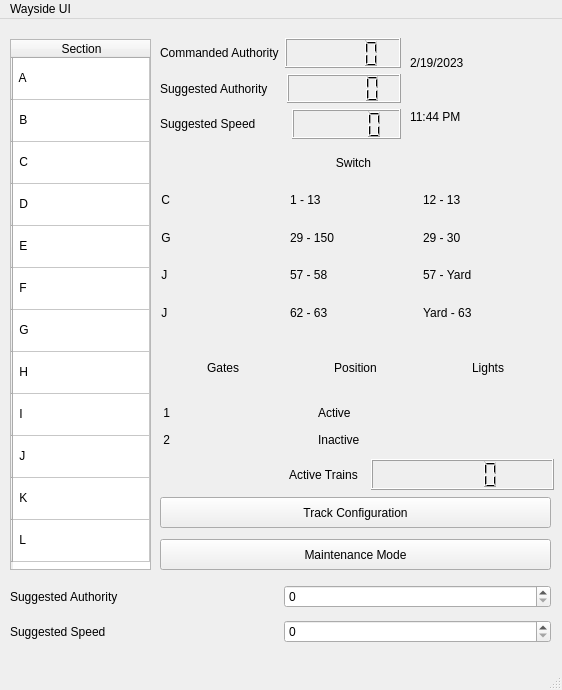
<?xml version="1.0" encoding="UTF-8"?>
<ui version="4.0">
 <class>MainWindow</class>
 <widget class="QMainWindow" name="MainWindow">
  <property name="geometry">
   <rect>
    <x>0</x>
    <y>0</y>
    <width>562</width>
    <height>690</height>
   </rect>
  </property>
  <property name="windowTitle">
   <string>MainWindow</string>
  </property>
  <widget class="QWidget" name="centralwidget">
   <widget class="QPushButton" name="maintenancemode">
    <property name="geometry">
     <rect>
      <x>160</x>
      <y>520</y>
      <width>391</width>
      <height>31</height>
     </rect>
    </property>
    <property name="text">
     <string>Maintenance Mode</string>
    </property>
   </widget>
   <widget class="QPushButton" name="trackconfiguration">
    <property name="geometry">
     <rect>
      <x>160</x>
      <y>478</y>
      <width>391</width>
      <height>31</height>
     </rect>
    </property>
    <property name="text">
     <string>Track Configuration</string>
    </property>
   </widget>
   <widget class="QTableWidget" name="tableWidget">
    <property name="geometry">
     <rect>
      <x>10</x>
      <y>20</y>
      <width>141</width>
      <height>531</height>
     </rect>
    </property>
    <property name="lineWidth">
     <number>1</number>
    </property>
    <property name="sizeAdjustPolicy">
     <enum>QAbstractScrollArea::AdjustToContents</enum>
    </property>
    <attribute name="horizontalHeaderDefaultSectionSize">
     <number>137</number>
    </attribute>
    <attribute name="verticalHeaderDefaultSectionSize">
     <number>42</number>
    </attribute>
    <row>
     <property name="text">
      <string/>
     </property>
    </row>
    <row>
     <property name="text">
      <string/>
     </property>
    </row>
    <row>
     <property name="text">
      <string/>
     </property>
    </row>
    <row>
     <property name="text">
      <string/>
     </property>
    </row>
    <row>
     <property name="text">
      <string/>
     </property>
    </row>
    <row>
     <property name="text">
      <string/>
     </property>
    </row>
    <row>
     <property name="text">
      <string/>
     </property>
    </row>
    <row>
     <property name="text">
      <string/>
     </property>
    </row>
    <row>
     <property name="text">
      <string/>
     </property>
    </row>
    <row>
     <property name="text">
      <string/>
     </property>
    </row>
    <row>
     <property name="text">
      <string/>
     </property>
    </row>
    <row>
     <property name="text">
      <string/>
     </property>
    </row>
    <column>
     <property name="text">
      <string>Section</string>
     </property>
    </column>
    <item row="0" column="0">
     <property name="text">
      <string> A</string>
     </property>
    </item>
    <item row="1" column="0">
     <property name="text">
      <string> B</string>
     </property>
    </item>
    <item row="2" column="0">
     <property name="text">
      <string> C</string>
     </property>
    </item>
    <item row="3" column="0">
     <property name="text">
      <string> D</string>
     </property>
    </item>
    <item row="4" column="0">
     <property name="text">
      <string> E</string>
     </property>
    </item>
    <item row="5" column="0">
     <property name="text">
      <string> F</string>
     </property>
    </item>
    <item row="6" column="0">
     <property name="text">
      <string> G</string>
     </property>
    </item>
    <item row="7" column="0">
     <property name="text">
      <string> H</string>
     </property>
    </item>
    <item row="8" column="0">
     <property name="text">
      <string> I</string>
     </property>
    </item>
    <item row="9" column="0">
     <property name="text">
      <string> J</string>
     </property>
    </item>
    <item row="10" column="0">
     <property name="text">
      <string> K</string>
     </property>
    </item>
    <item row="11" column="0">
     <property name="text">
      <string> L</string>
     </property>
    </item>
   </widget>
   <widget class="QLabel" name="label_14">
    <property name="geometry">
     <rect>
      <x>100</x>
      <y>90</y>
      <width>31</width>
      <height>31</height>
     </rect>
    </property>
    <property name="text">
     <string/>
    </property>
    <property name="pixmap">
     <pixmap>tracks.png</pixmap>
    </property>
    <property name="scaledContents">
     <bool>true</bool>
    </property>
   </widget>
   <widget class="QLabel" name="label_16">
    <property name="geometry">
     <rect>
      <x>100</x>
      <y>510</y>
      <width>31</width>
      <height>31</height>
     </rect>
    </property>
    <property name="text">
     <string/>
    </property>
    <property name="pixmap">
     <pixmap>tracks.png</pixmap>
    </property>
    <property name="scaledContents">
     <bool>true</bool>
    </property>
   </widget>
   <widget class="QLabel" name="label_18">
    <property name="geometry">
     <rect>
      <x>100</x>
      <y>430</y>
      <width>31</width>
      <height>31</height>
     </rect>
    </property>
    <property name="text">
     <string/>
    </property>
    <property name="pixmap">
     <pixmap>tracks.png</pixmap>
    </property>
    <property name="scaledContents">
     <bool>true</bool>
    </property>
   </widget>
   <widget class="QLabel" name="label_19">
    <property name="geometry">
     <rect>
      <x>100</x>
      <y>350</y>
      <width>31</width>
      <height>31</height>
     </rect>
    </property>
    <property name="text">
     <string/>
    </property>
    <property name="pixmap">
     <pixmap>tracks.png</pixmap>
    </property>
    <property name="scaledContents">
     <bool>true</bool>
    </property>
   </widget>
   <widget class="QLabel" name="label_20">
    <property name="geometry">
     <rect>
      <x>100</x>
      <y>300</y>
      <width>31</width>
      <height>31</height>
     </rect>
    </property>
    <property name="text">
     <string/>
    </property>
    <property name="pixmap">
     <pixmap>tracks.png</pixmap>
    </property>
    <property name="scaledContents">
     <bool>true</bool>
    </property>
   </widget>
   <widget class="QLabel" name="label_21">
    <property name="geometry">
     <rect>
      <x>100</x>
      <y>260</y>
      <width>31</width>
      <height>31</height>
     </rect>
    </property>
    <property name="text">
     <string/>
    </property>
    <property name="pixmap">
     <pixmap>tracks.png</pixmap>
    </property>
    <property name="scaledContents">
     <bool>true</bool>
    </property>
   </widget>
   <widget class="QLabel" name="label_22">
    <property name="geometry">
     <rect>
      <x>100</x>
      <y>220</y>
      <width>31</width>
      <height>31</height>
     </rect>
    </property>
    <property name="text">
     <string/>
    </property>
    <property name="pixmap">
     <pixmap>tracks.png</pixmap>
    </property>
    <property name="scaledContents">
     <bool>true</bool>
    </property>
   </widget>
   <widget class="QLabel" name="label_23">
    <property name="geometry">
     <rect>
      <x>100</x>
      <y>180</y>
      <width>31</width>
      <height>31</height>
     </rect>
    </property>
    <property name="text">
     <string/>
    </property>
    <property name="pixmap">
     <pixmap>tracks.png</pixmap>
    </property>
    <property name="scaledContents">
     <bool>true</bool>
    </property>
   </widget>
   <widget class="QLabel" name="label_24">
    <property name="geometry">
     <rect>
      <x>100</x>
      <y>130</y>
      <width>31</width>
      <height>31</height>
     </rect>
    </property>
    <property name="text">
     <string/>
    </property>
    <property name="pixmap">
     <pixmap>redtrain.png</pixmap>
    </property>
    <property name="scaledContents">
     <bool>true</bool>
    </property>
   </widget>
   <widget class="QLabel" name="label_25">
    <property name="geometry">
     <rect>
      <x>100</x>
      <y>50</y>
      <width>31</width>
      <height>31</height>
     </rect>
    </property>
    <property name="text">
     <string/>
    </property>
    <property name="pixmap">
     <pixmap>tracks.png</pixmap>
    </property>
    <property name="scaledContents">
     <bool>true</bool>
    </property>
   </widget>
   <widget class="QWidget" name="verticalLayoutWidget">
    <property name="geometry">
     <rect>
      <x>10</x>
      <y>560</y>
      <width>541</width>
      <height>71</height>
     </rect>
    </property>
    <layout class="QVBoxLayout" name="verticalLayout_2">
     <item>
      <layout class="QHBoxLayout" name="horizontalLayout_2">
       <item>
        <widget class="QLabel" name="label_27">
         <property name="text">
          <string>Suggested Authority</string>
         </property>
        </widget>
       </item>
       <item>
        <widget class="QSpinBox" name="sauthorityinput">
         <property name="maximum">
          <number>999</number>
         </property>
        </widget>
       </item>
      </layout>
     </item>
     <item>
      <layout class="QHBoxLayout" name="horizontalLayout_3">
       <item>
        <widget class="QLabel" name="label_26">
         <property name="text">
          <string>Suggested Speed</string>
         </property>
        </widget>
       </item>
       <item>
        <widget class="QSpinBox" name="sspeedinput">
         <property name="maximum">
          <number>999</number>
         </property>
        </widget>
       </item>
      </layout>
     </item>
    </layout>
   </widget>
   <widget class="QWidget" name="verticalLayoutWidget_2">
    <property name="geometry">
     <rect>
      <x>160</x>
      <y>19</y>
      <width>241</width>
      <height>101</height>
     </rect>
    </property>
    <layout class="QVBoxLayout" name="verticalLayout_3">
     <item>
      <layout class="QHBoxLayout" name="horizontalLayout_9">
       <item>
        <widget class="QLabel" name="cauthlabel">
         <property name="text">
          <string>Commanded Authority</string>
         </property>
        </widget>
       </item>
       <item>
        <widget class="QLCDNumber" name="cauthoritydisp"/>
       </item>
      </layout>
     </item>
     <item>
      <layout class="QHBoxLayout" name="horizontalLayout_8">
       <item>
        <widget class="QLabel" name="sauthlabel">
         <property name="text">
          <string>Suggested Authority    </string>
         </property>
        </widget>
       </item>
       <item>
        <widget class="QLCDNumber" name="sauthoritydisp"/>
       </item>
      </layout>
     </item>
     <item>
      <layout class="QHBoxLayout" name="horizontalLayout_4">
       <item>
        <widget class="QLabel" name="sspeedlabel">
         <property name="text">
          <string>Suggested Speed         </string>
         </property>
        </widget>
       </item>
       <item>
        <widget class="QLCDNumber" name="sspeeddisp"/>
       </item>
      </layout>
     </item>
    </layout>
   </widget>
   <widget class="QWidget" name="verticalLayoutWidget_3">
    <property name="geometry">
     <rect>
      <x>160</x>
      <y>440</y>
      <width>394</width>
      <height>31</height>
     </rect>
    </property>
    <layout class="QVBoxLayout" name="verticalLayout_4">
     <item>
      <layout class="QHBoxLayout" name="horizontalLayout_7">
       <item>
        <widget class="QLabel" name="activetrainlabel">
         <property name="text">
          <string>                                       Active Trains  </string>
         </property>
        </widget>
       </item>
       <item>
        <widget class="QLCDNumber" name="activetrains"/>
       </item>
      </layout>
     </item>
    </layout>
   </widget>
   <widget class="QWidget" name="verticalLayoutWidget_4">
    <property name="geometry">
     <rect>
      <x>410</x>
      <y>20</y>
      <width>141</width>
      <height>101</height>
     </rect>
    </property>
    <layout class="QVBoxLayout" name="verticalLayout_5">
     <item>
      <widget class="QLabel" name="date">
       <property name="styleSheet">
        <string notr="true">font: 700 16pt &quot;Segoe UI&quot;;
color: rgb(0, 0, 0);</string>
       </property>
       <property name="text">
        <string>2/19/2023 </string>
       </property>
      </widget>
     </item>
     <item>
      <widget class="QLabel" name="time">
       <property name="styleSheet">
        <string notr="true">font: 700 16pt &quot;Segoe UI&quot;;
color: rgb(0, 0, 0);</string>
       </property>
       <property name="text">
        <string>11:44 PM</string>
       </property>
      </widget>
     </item>
    </layout>
   </widget>
   <widget class="QLabel" name="label_37">
    <property name="geometry">
     <rect>
      <x>100</x>
      <y>470</y>
      <width>31</width>
      <height>31</height>
     </rect>
    </property>
    <property name="text">
     <string/>
    </property>
    <property name="pixmap">
     <pixmap>redtrain.png</pixmap>
    </property>
    <property name="scaledContents">
     <bool>true</bool>
    </property>
   </widget>
   <widget class="QLabel" name="label_38">
    <property name="geometry">
     <rect>
      <x>100</x>
      <y>390</y>
      <width>31</width>
      <height>31</height>
     </rect>
    </property>
    <property name="text">
     <string/>
    </property>
    <property name="pixmap">
     <pixmap>tracks.png</pixmap>
    </property>
    <property name="scaledContents">
     <bool>true</bool>
    </property>
   </widget>
   <widget class="QWidget" name="verticalLayoutWidget_5">
    <property name="geometry">
     <rect>
      <x>158</x>
      <y>128</y>
      <width>391</width>
      <height>181</height>
     </rect>
    </property>
    <layout class="QVBoxLayout" name="verticalLayout_6">
     <item>
      <widget class="QLabel" name="label_17">
       <property name="text">
        <string>Switch</string>
       </property>
       <property name="alignment">
        <set>Qt::AlignCenter</set>
       </property>
      </widget>
     </item>
     <item>
      <layout class="QHBoxLayout" name="horizontalLayout_10">
       <item>
        <widget class="QLabel" name="label_2">
         <property name="text">
          <string> C</string>
         </property>
        </widget>
       </item>
       <item>
        <widget class="QLabel" name="label_6">
         <property name="frameShadow">
          <enum>QFrame::Plain</enum>
         </property>
         <property name="text">
          <string>1 - 13</string>
         </property>
        </widget>
       </item>
       <item>
        <widget class="QLabel" name="label_5">
         <property name="styleSheet">
          <string notr="true">color: rgb(0, 0, 0);</string>
         </property>
         <property name="frameShadow">
          <enum>QFrame::Plain</enum>
         </property>
         <property name="text">
          <string>12 - 13</string>
         </property>
         <property name="textFormat">
          <enum>Qt::AutoText</enum>
         </property>
        </widget>
       </item>
      </layout>
     </item>
     <item>
      <layout class="QHBoxLayout" name="horizontalLayout_11">
       <item>
        <widget class="QLabel" name="label_4">
         <property name="text">
          <string> G</string>
         </property>
        </widget>
       </item>
       <item>
        <widget class="QLabel" name="label_8">
         <property name="frameShadow">
          <enum>QFrame::Plain</enum>
         </property>
         <property name="text">
          <string>29 - 150</string>
         </property>
        </widget>
       </item>
       <item>
        <widget class="QLabel" name="label_7">
         <property name="frameShadow">
          <enum>QFrame::Plain</enum>
         </property>
         <property name="text">
          <string>29 - 30</string>
         </property>
        </widget>
       </item>
      </layout>
     </item>
     <item>
      <layout class="QHBoxLayout" name="horizontalLayout_12">
       <item>
        <widget class="QLabel" name="label_13">
         <property name="text">
          <string> J</string>
         </property>
        </widget>
       </item>
       <item>
        <widget class="QLabel" name="label_10">
         <property name="frameShadow">
          <enum>QFrame::Plain</enum>
         </property>
         <property name="text">
          <string>57 - 58</string>
         </property>
        </widget>
       </item>
       <item>
        <widget class="QLabel" name="label_9">
         <property name="frameShadow">
          <enum>QFrame::Plain</enum>
         </property>
         <property name="text">
          <string>57 - Yard</string>
         </property>
        </widget>
       </item>
      </layout>
     </item>
     <item>
      <layout class="QHBoxLayout" name="horizontalLayout_13">
       <item>
        <widget class="QLabel" name="label_15">
         <property name="text">
          <string> J</string>
         </property>
        </widget>
       </item>
       <item>
        <widget class="QLabel" name="label_12">
         <property name="frameShadow">
          <enum>QFrame::Plain</enum>
         </property>
         <property name="text">
          <string>62 - 63</string>
         </property>
        </widget>
       </item>
       <item>
        <widget class="QLabel" name="label_11">
         <property name="frameShadow">
          <enum>QFrame::Plain</enum>
         </property>
         <property name="text">
          <string>Yard - 63</string>
         </property>
        </widget>
       </item>
      </layout>
     </item>
    </layout>
   </widget>
   <widget class="QWidget" name="verticalLayoutWidget_8">
    <property name="geometry">
     <rect>
      <x>160</x>
      <y>320</y>
      <width>391</width>
      <height>111</height>
     </rect>
    </property>
    <layout class="QVBoxLayout" name="verticalLayout_9">
     <item>
      <layout class="QHBoxLayout" name="horizontalLayout_26">
       <item>
        <widget class="QLabel" name="label_50">
         <property name="text">
          <string>Gates</string>
         </property>
         <property name="alignment">
          <set>Qt::AlignCenter</set>
         </property>
        </widget>
       </item>
       <item>
        <widget class="QLabel" name="label_51">
         <property name="text">
          <string>Position</string>
         </property>
         <property name="alignment">
          <set>Qt::AlignCenter</set>
         </property>
        </widget>
       </item>
       <item>
        <widget class="QLabel" name="label_52">
         <property name="text">
          <string>Lights</string>
         </property>
         <property name="alignment">
          <set>Qt::AlignCenter</set>
         </property>
        </widget>
       </item>
      </layout>
     </item>
     <item>
      <layout class="QHBoxLayout" name="horizontalLayout_20">
       <item>
        <widget class="QLabel" name="label_53">
         <property name="text">
          <string> 1</string>
         </property>
        </widget>
       </item>
       <item>
        <widget class="QLabel" name="label_54">
         <property name="frameShadow">
          <enum>QFrame::Plain</enum>
         </property>
         <property name="text">
          <string>Active</string>
         </property>
        </widget>
       </item>
       <item>
        <layout class="QHBoxLayout" name="horizontalLayout_27">
         <item>
          <widget class="QLabel" name="label_35">
           <property name="maximumSize">
            <size>
             <width>21</width>
             <height>21</height>
            </size>
           </property>
           <property name="text">
            <string/>
           </property>
           <property name="pixmap">
            <pixmap>redlight.png</pixmap>
           </property>
           <property name="scaledContents">
            <bool>true</bool>
           </property>
          </widget>
         </item>
         <item>
          <widget class="QLabel" name="label_32">
           <property name="maximumSize">
            <size>
             <width>21</width>
             <height>21</height>
            </size>
           </property>
           <property name="text">
            <string/>
           </property>
           <property name="pixmap">
            <pixmap>yellowlight.png</pixmap>
           </property>
           <property name="scaledContents">
            <bool>true</bool>
           </property>
          </widget>
         </item>
         <item>
          <widget class="QLabel" name="label_33">
           <property name="maximumSize">
            <size>
             <width>21</width>
             <height>21</height>
            </size>
           </property>
           <property name="text">
            <string/>
           </property>
           <property name="pixmap">
            <pixmap>greenlight.png</pixmap>
           </property>
           <property name="scaledContents">
            <bool>true</bool>
           </property>
          </widget>
         </item>
        </layout>
       </item>
      </layout>
     </item>
     <item>
      <layout class="QHBoxLayout" name="horizontalLayout_21">
       <item>
        <widget class="QLabel" name="label_55">
         <property name="text">
          <string> 2</string>
         </property>
        </widget>
       </item>
       <item>
        <widget class="QLabel" name="label_56">
         <property name="frameShadow">
          <enum>QFrame::Plain</enum>
         </property>
         <property name="text">
          <string>Inactive</string>
         </property>
        </widget>
       </item>
       <item>
        <layout class="QHBoxLayout" name="horizontalLayout_28">
         <item>
          <layout class="QHBoxLayout" name="horizontalLayout_29">
           <item>
            <widget class="QLabel" name="label_36">
             <property name="maximumSize">
              <size>
               <width>21</width>
               <height>21</height>
              </size>
             </property>
             <property name="text">
              <string/>
             </property>
             <property name="pixmap">
              <pixmap>redlight.png</pixmap>
             </property>
             <property name="scaledContents">
              <bool>true</bool>
             </property>
            </widget>
           </item>
           <item>
            <widget class="QLabel" name="label_39">
             <property name="maximumSize">
              <size>
               <width>21</width>
               <height>21</height>
              </size>
             </property>
             <property name="text">
              <string/>
             </property>
             <property name="pixmap">
              <pixmap>yellowlight.png</pixmap>
             </property>
             <property name="scaledContents">
              <bool>true</bool>
             </property>
            </widget>
           </item>
           <item>
            <widget class="QLabel" name="label_40">
             <property name="maximumSize">
              <size>
               <width>21</width>
               <height>21</height>
              </size>
             </property>
             <property name="text">
              <string/>
             </property>
             <property name="pixmap">
              <pixmap>greenlight.png</pixmap>
             </property>
             <property name="scaledContents">
              <bool>true</bool>
             </property>
            </widget>
           </item>
          </layout>
         </item>
        </layout>
       </item>
      </layout>
     </item>
    </layout>
   </widget>
   <widget class="QSplitter" name="splitter">
    <property name="geometry">
     <rect>
      <x>410</x>
      <y>21</y>
      <width>143</width>
      <height>51</height>
     </rect>
    </property>
    <property name="orientation">
     <enum>Qt::Vertical</enum>
    </property>
   </widget>
  </widget>
  <widget class="QMenuBar" name="menubar">
   <property name="geometry">
    <rect>
     <x>0</x>
     <y>0</y>
     <width>562</width>
     <height>25</height>
    </rect>
   </property>
   <widget class="QMenu" name="menuWayside_UI">
    <property name="title">
     <string>Wayside UI</string>
    </property>
   </widget>
   <addaction name="menuWayside_UI"/>
  </widget>
  <widget class="QStatusBar" name="statusbar"/>
 </widget>
 <resources/>
 <connections>
  <connection>
   <sender>sauthorityinput</sender>
   <signal>valueChanged(int)</signal>
   <receiver>sauthoritydisp</receiver>
   <slot>display(int)</slot>
   <hints>
    <hint type="sourcelabel">
     <x>421</x>
     <y>620</y>
    </hint>
    <hint type="destinationlabel">
     <x>351</x>
     <y>94</y>
    </hint>
   </hints>
  </connection>
  <connection>
   <sender>sspeedinput</sender>
   <signal>valueChanged(int)</signal>
   <receiver>sspeeddisp</receiver>
   <slot>display(int)</slot>
   <hints>
    <hint type="sourcelabel">
     <x>421</x>
     <y>658</y>
    </hint>
    <hint type="destinationlabel">
     <x>341</x>
     <y>129</y>
    </hint>
   </hints>
  </connection>
  <connection>
   <sender>sauthorityinput</sender>
   <signal>valueChanged(int)</signal>
   <receiver>cauthoritydisp</receiver>
   <slot>display(int)</slot>
   <hints>
    <hint type="sourcelabel">
     <x>421</x>
     <y>620</y>
    </hint>
    <hint type="destinationlabel">
     <x>359</x>
     <y>58</y>
    </hint>
   </hints>
  </connection>
 </connections>
</ui>
